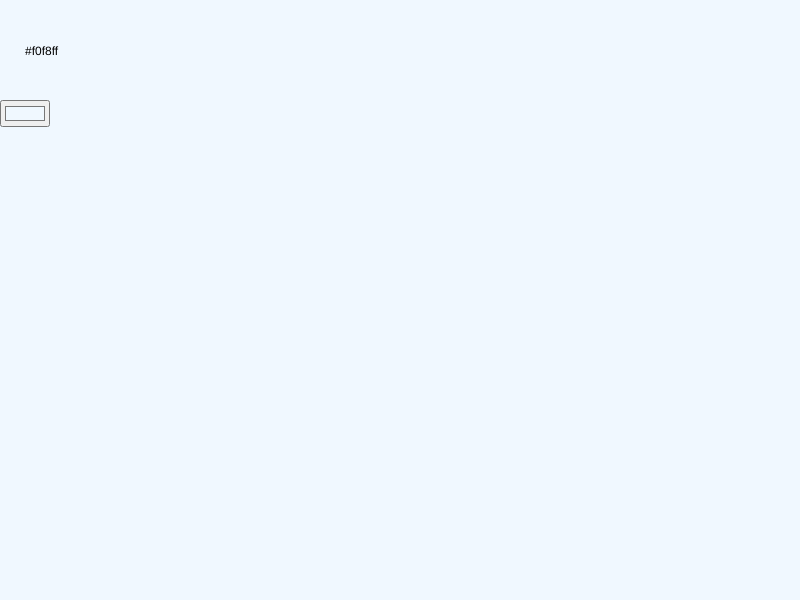
Frame 1 (no input)
Frame 60 (no input): identical to frame 1, image omitted
Frame 120 (the mouse pressed at the canvas centre since frame 60): identical to frame 1, image omitted

The p5.js sketch that drew this single still picture (run headless with seeded random() and noise() and a simulated clock; from frame 60 on, the mouse is pressed at the canvas centre):

// p5.js sketch
// ── sketch.js
let myPicker;

function setup() {
  createCanvas(800, 600);

  // Create a color picker and set its position.
  myPicker = createColorPicker('aliceblue');
  myPicker.position(0, 100);

}

function draw() {
  // Use the color picker to paint the background.
  let c = myPicker.value();
  background(c);

  // Display the current color as a hex string.
  text(c, 25, 55);
}
